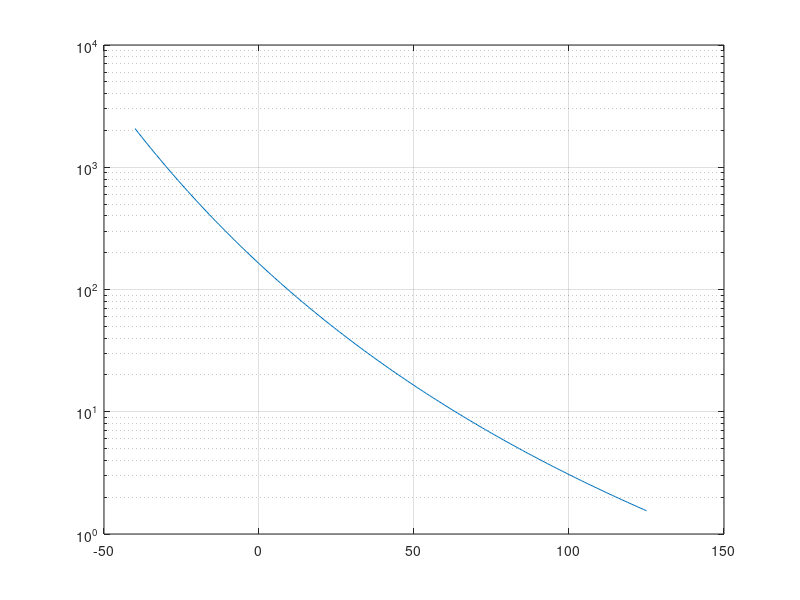

Reproduce this figure in MATLAB.
T1 = -40: 125;
T0 = 25;
B = 4050;
R0 = 47000;

TK = 273.15;

% The equation for NTC thermistor resistance calculation from temperature (T1)
R1 = R0 .* exp(B * (1 ./ (T1 + TK) - 1 ./ (T0 + TK)));

figure(10);
semilogy(T1, R1 / 1e3);
grid on

% The equation for temperature estimation from NTC thermistor resistance
T_est = 1 ./ (log(R1 ./ R0) ./ B + 1 / (T0 + TK)) - TK;


R_47k = 42000;
U_VCC = 4095;
U_ADC = 1967;

% Calculation of NTC thermistor resistance from simple 2R-divider with upper arm 47 kOhm
% Voltages are in direct ADC scales
R_therm  = R_47k * U_ADC / (U_VCC - U_ADC);

% Equation for temperature estimation from measured NTC thermistor resistance
T_msm = 1 ./ (log(R_therm ./ R0) ./ B + 1 / (T0 + TK)) - TK;
